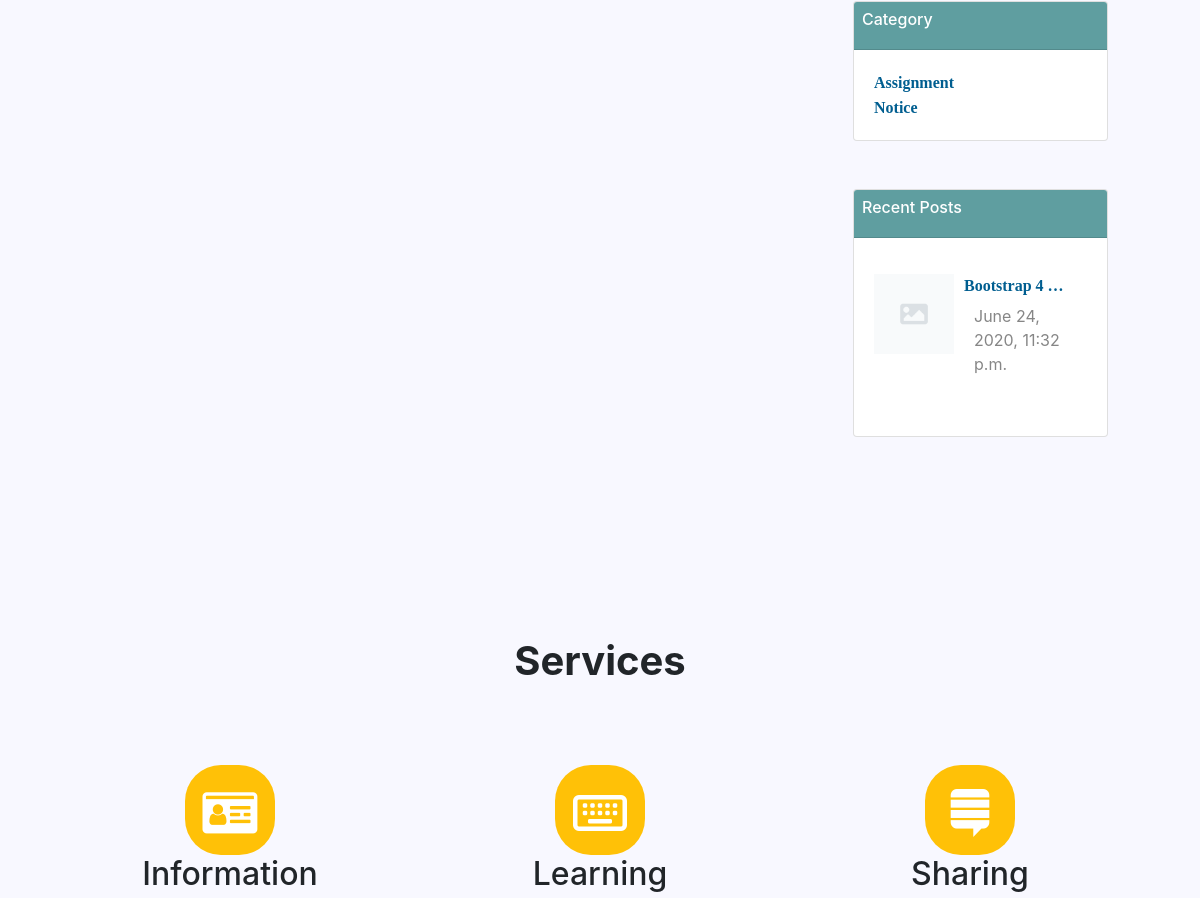
The app's page /contact/ (middle part), older data.
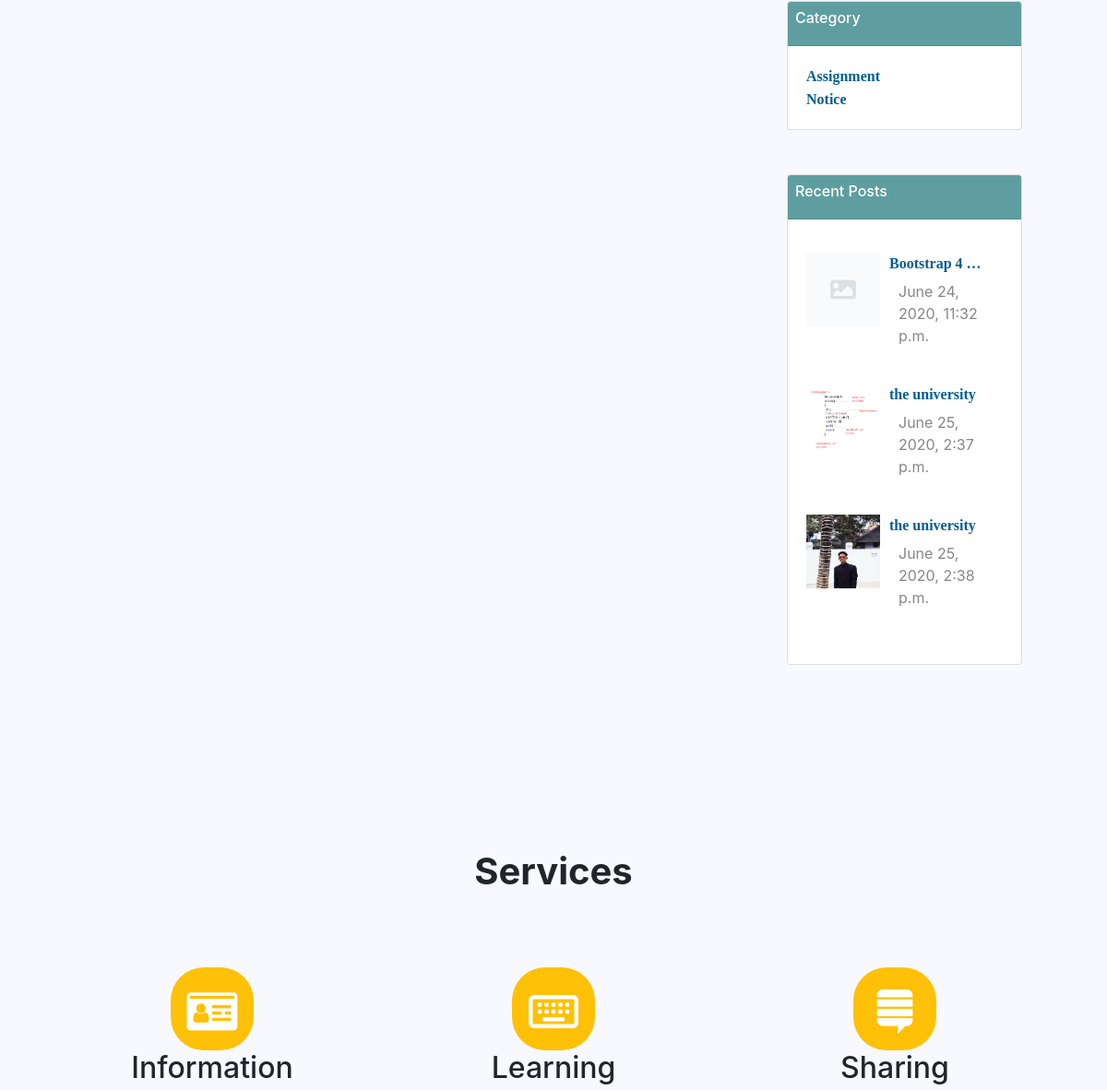
The same page, newer data.
### post/models.py (models this page shows, shortened)
class Category(models.Model):
    category = models.CharField(max_length=200, primary_key=True)

class Post(models.Model):
    category = models.ForeignKey(Category, on_delete=models.CASCADE)
    postAuthor = models.CharField(max_length=200)
    postId = models.AutoField(primary_key=True, auto_created=True)
    postTitle = models.CharField(max_length=200)
    postTimeDate = models.DateTimeField(auto_now_add=True, auto_now=False, blank=True)
    postText = models.TextField()
    postUrl = models.TextField(blank=True)
    postImage = models.ImageField(blank=True, null=True)
    def get_photo_url(self):
        if self.postImage and hasattr(self.postImage, 'url'):
            return self.postImage.url
        else:
            return "/static/no.png"

### home/views.py (the view)
# urls.py: path('contact/', views.contactUs, name='contact'),
def contactUs(request):
    context = {}
    if request.POST:
        form = Contact(request.POST)
        if form.is_valid():
            form.save()
            messages.success(request, "your comment added successfully")
            context = {'form': form, 'RecentPost': Post.objects.all()[0:3],
                       'Categories': Category.objects.all()[0:4]}
            return render(request, 'home/contact.html', context)
        else:
            messages.error(request, "Please fill the form correctly")
            context = {'form': form, 'RecentPost': Post.objects.all()[0:3],
                       'Categories': Category.objects.all()[0:4]}
            return render(request, 'home/contact.html', context)
    else:  # GET request
        form = Contact()
        context = {'form': form, 'RecentPost': Post.objects.all()[0:3],
            'Categories': Category.objects.all()[0:4]}
    return render(request, 'home/contact.html', context)

### templates/home/contact.html (shortened to what this page needs)
{% extends 'base.html' %}
{% load static %}
 {% block body %}
<div class="row">
 <div class="col-sm-8 mb-5">
 </div>
       <div class="col-sm-3 ml-lg-5" >
                 <div class="card mt-5">
                    <div class="card-header pl-2 pt-2 card-titles">
                        <h6>Category</h6>
                    </div>
                    <div class="card-body">
                          {% for post in Categories %}
                        <a href="#">
                            <span id="heading"> {{ post.category }} </span>
                        </a><br>
                           {% endfor %}
                    </div>
                </div>
 <div class="card mt-5">
                    <div class="card-header pl-2 pt-2 card-titles">
                        <h6>Recent Posts</h6>
                    </div>
                    <div class="card-body">
                        <div class="mt-3">
                             {% for post in RecentPost%}
                            <img style="float:left;" class="d-inline-block" src="{{ post.get_photo_url }}" height=80;
                                width=80; alt="abc">
                            <a href="{{ post.postId }}">
                                <p  style="margin-left:90px;" id="heading">
                                    {{ post.postTitle |truncatewords:2 }}
                                </p>
                            </a>
                            <p style="margin-left:100px; margin-top:-10px;" class="description">{{ post.postTimeDate }}</p>
                            <br>
                             {% endfor %}
                        </div>
                    </div>
                </div>
        </div>
</div>
{% endblock body %}

### templates/base.html (shortened to what this page needs)
{% load static %}
<!DOCTYPE html>
<html lang="en">
<head>
    <link rel="stylesheet" href="{% static 'css/bootstrap.min.css' %}">
    <link rel="stylesheet" href="{% static 'css/publicfile.css' %} ">
    <link rel="stylesheet" href="path/to/font-awesome/css/font-awesome.min.css">
    <link rel="stylesheet" href="https://cdnjs.cloudflare.com/ajax/libs/font-awesome/4.7.0/css/font-awesome.min.css">
</head>
<body>
 <div class="container mt-5 mb-5">
     {% block body %}
     {% endblock body %}
   <h1 style="text-align:center; font-weight:bold;">Services</h1>
<div class="row  text-center row-setting">
    <div class="col-sm-4 col-md-4 d-block m-auto">
        <div class="imgsetting d-block m-auto bg-warning">
            <i class="fa fa-id-card fa-3x text-white mt-4"></i>
        </div>
         <h2>Information</h2>
    </div>
     <div class="col-sm-4">
         <div class="imgsetting d-block m-auto bg-warning">
            <i class="fa fa-keyboard-o fa-3x text-white mt-4"></i>
        </div>
         <h2>Learning</h2>
    </div>
     <div class="col-sm-4">
        <div class="imgsetting d-block m-auto bg-warning">
            <i class="fa fa-stack-exchange fa-3x text-white mt-4"></i>
        </div>
         <h2>Sharing</h2>
    </div>
</div>
 </div>
</body>
</html>

### static/css/publicfile.css (style rules this page uses)
body { background-color :#F8F8FF; }
.card-titles { background-color:#5F9EA0 !important; color:#FFF }
#heading { font-family:bitter,georgia,"times new roman",times,serif; font-weight:bold; color:#005E90; }
.description { color:#868686; fon-weight:bold; margin-top:-2px; }
.row-setting { margin:80px 0px !important; }

### templates/base.html (style rules this page uses)
.row-setting { margin:80px 0px !important; }
.imgsetting { border-radius: 40%; height: 90px; width: 90px; }

Row changes from the older to the newer data that the page shows:
added Post: get_photo_url (picture), postTitle "the university", postTimeDate "June 25, 2020, 2:37 p.m."
added Post: get_photo_url (picture), postTitle "the university", postTimeDate "June 25, 2020, 2:38 p.m."
